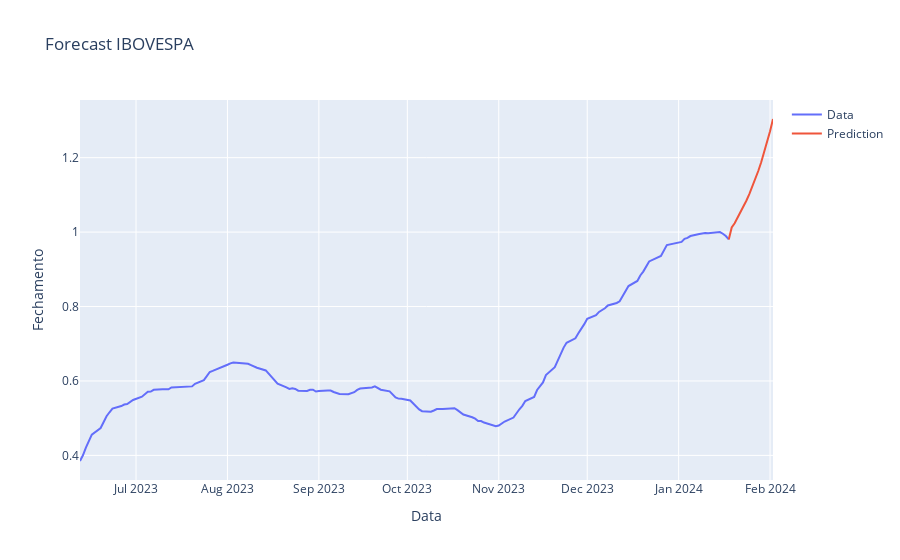

Source (notebook cell):
### Code cell
trace1 = go.Scatter(
    x = date_test,
    y = close_test,
    mode = 'lines',
    name = 'Data'
)
trace2 = go.Scatter(
    x = forecast_dates,
    y = forecast,
    mode = 'lines',
    name = 'Prediction'
)
layout = go.Layout(
    title = "Forecast IBOVESPA",
    xaxis = {'title' : "Data"},
    yaxis = {'title' : "Fechamento"}
)
fig = go.Figure(data=[trace1, trace2], layout=layout)
fig.show()

### Figure 1 — Plotly figure (JSON) as saved in the notebook; plotly's stock layout.template omitted (floating-point values rounded to 4 significant figures; data arrays with more than 128 entries replaced by an {"elided": "..."} marker saying what was removed)
{"data": [{"mode": "lines", "name": "Data", "type": "scatter", "x": {"elided": "152 str values"}, "y": {"elided": "152 float values"}}, {"mode": "lines", "name": "Prediction", "type": "scatter", "x": ["2024-01-18T00:00:00", "2024-01-19T00:00:00", "2024-01-20T00:00:00", "2024-01-21T00:00:00", "2024-01-22T00:00:00", "2024-01-23T00:00:00", "2024-01-24T00:00:00", "2024-01-25T00:00:00", "2024-01-26T00:00:00", "2024-01-27T00:00:00", "2024-01-28T00:00:00", "2024-01-29T00:00:00", "2024-01-30T00:00:00", "2024-01-31T00:00:00", "2024-02-01T00:00:00", "2024-02-02T00:00:00"], "y": [0.9804, 1.012, 1.024, 1.039, 1.052, 1.067, 1.085, 1.103, 1.122, 1.142, 1.164, 1.188, 1.213, 1.241, 1.271, 1.304]}], "layout": {"title": {"text": "Forecast IBOVESPA"}, "xaxis": {"title": {"text": "Data"}}, "yaxis": {"title": {"text": "Fechamento"}}}}
